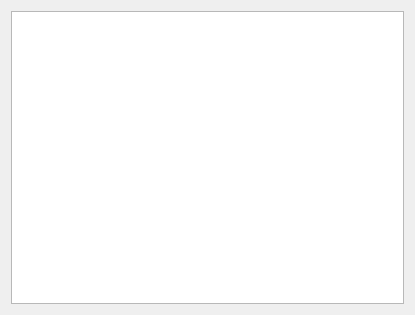
<?xml version="1.0" encoding="UTF-8"?>
<ui version="4.0">
 <class>Customers</class>
 <widget class="QWidget" name="Customers">
  <property name="geometry">
   <rect>
    <x>0</x>
    <y>0</y>
    <width>415</width>
    <height>315</height>
   </rect>
  </property>
  <property name="windowTitle">
   <string>Form</string>
  </property>
  <layout class="QGridLayout" name="gridLayout">
   <item row="0" column="0">
    <widget class="QTableView" name="tableView"/>
   </item>
  </layout>
 </widget>
 <resources/>
 <connections/>
</ui>
